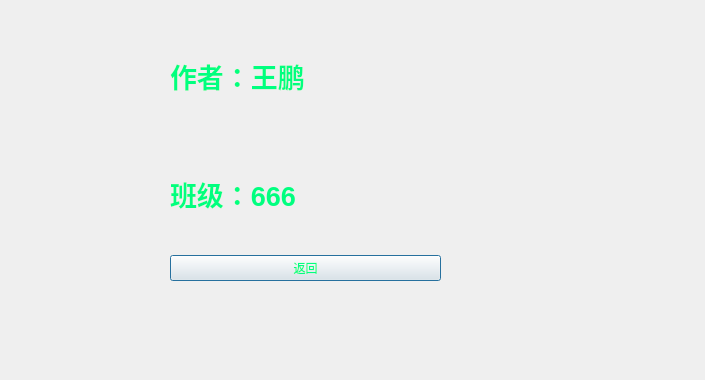
<?xml version="1.0" encoding="UTF-8"?>
<ui version="4.0">
 <class>Dialog</class>
 <widget class="QDialog" name="Dialog">
  <property name="geometry">
   <rect>
    <x>0</x>
    <y>0</y>
    <width>705</width>
    <height>380</height>
   </rect>
  </property>
  <property name="windowTitle">
   <string>Dialog</string>
  </property>
  <property name="styleSheet">
   <string notr="true">background-image: url(:/images/gr.jpg);
color: rgb(0, 255, 127);</string>
  </property>
  <widget class="QWidget" name="">
   <property name="geometry">
    <rect>
     <x>170</x>
     <y>20</y>
     <width>271</width>
     <height>261</height>
    </rect>
   </property>
   <layout class="QVBoxLayout" name="verticalLayout_2">
    <item>
     <layout class="QVBoxLayout" name="verticalLayout">
      <item>
       <widget class="QLabel" name="label_2">
        <property name="font">
         <font>
          <pointsize>20</pointsize>
          <weight>75</weight>
          <bold>true</bold>
         </font>
        </property>
        <property name="text">
         <string>作者：王鹏</string>
        </property>
       </widget>
      </item>
     </layout>
    </item>
    <item>
     <widget class="QLabel" name="label">
      <property name="font">
       <font>
        <pointsize>20</pointsize>
        <weight>75</weight>
        <bold>true</bold>
       </font>
      </property>
      <property name="text">
       <string>班级：666</string>
      </property>
     </widget>
    </item>
    <item>
     <widget class="QPushButton" name="pushButton">
      <property name="text">
       <string>返回</string>
      </property>
     </widget>
    </item>
   </layout>
  </widget>
 </widget>
 <resources/>
 <connections/>
</ui>
